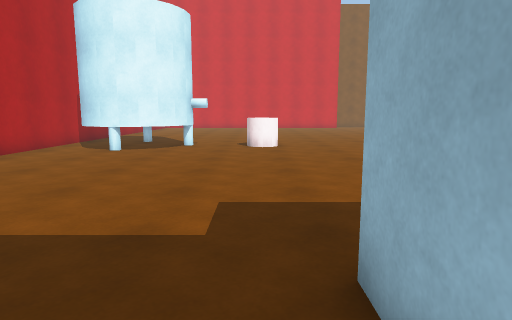
view 1 (above)

24 first-person views from a walk through a 3-D level made in the Unity game engine. The camera is 1.3 m above the floor, tilts 8° down and sees 75° across. The floor is counted in squares, 1 m on a side. Each view is taken from the middle of a square. On the plan, view 1 faces up. The plan holds only what a view shows up to about 14 squares ahead; the rest is blank. The place goes on beyond the plan. The player is left out.

view 2
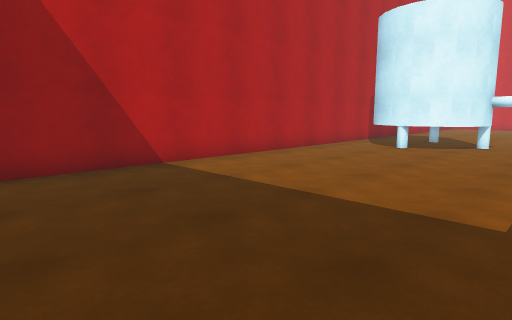

view 3
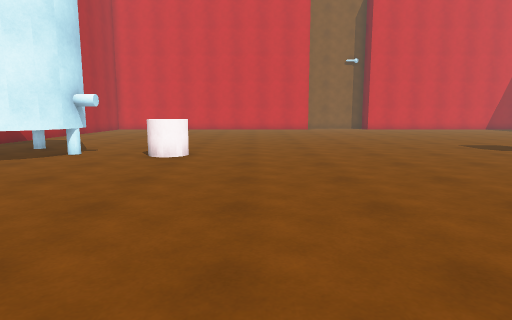

view 4
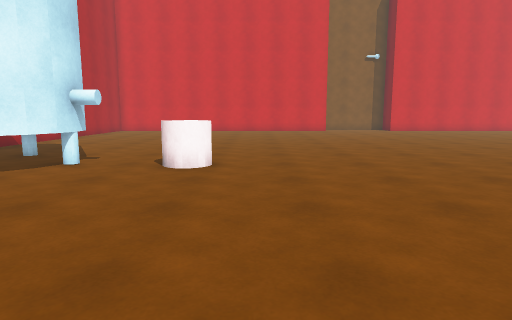

view 5
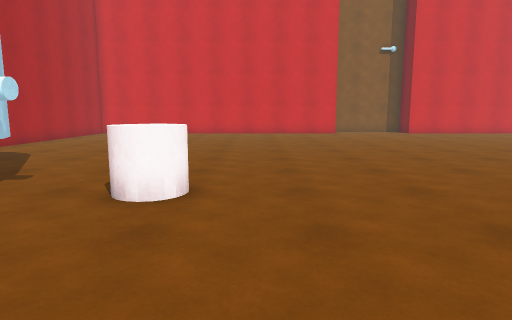

view 6
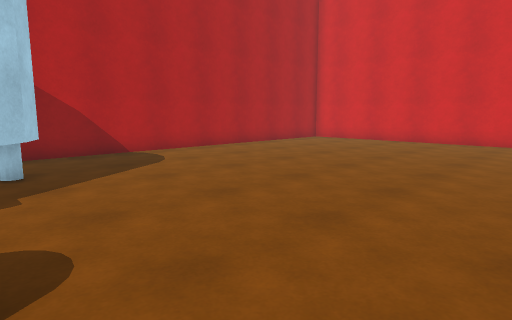

view 7
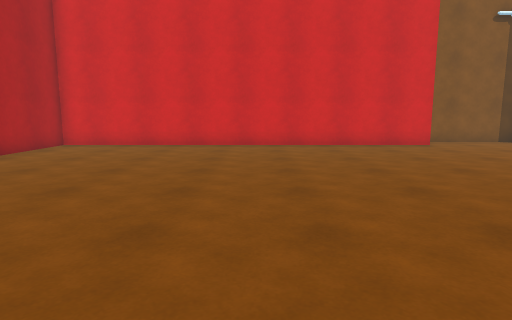

view 8
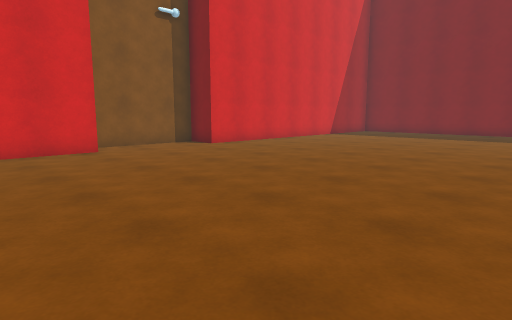

view 9
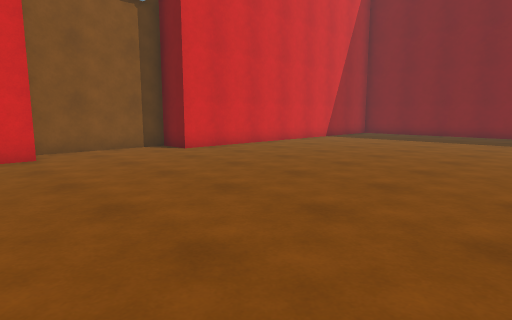

view 10
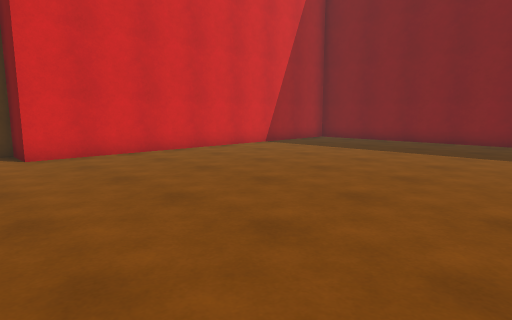

view 11
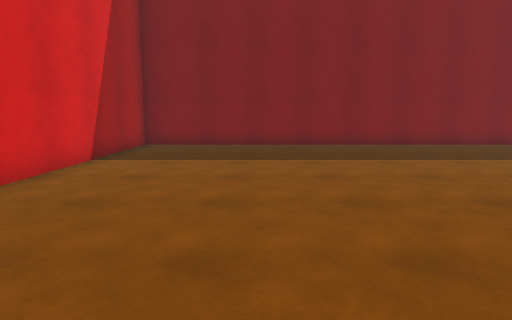

view 12
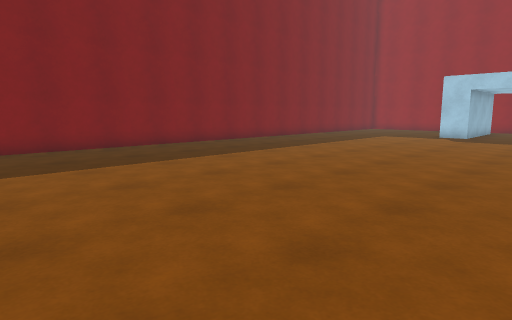

view 13
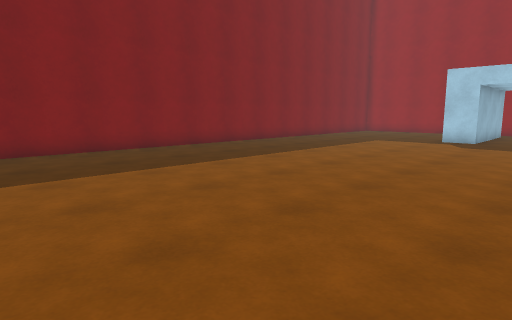

view 14
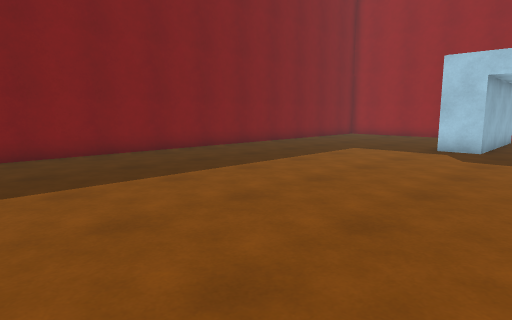

view 15
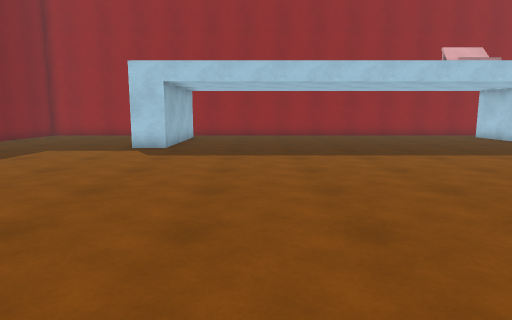

view 16
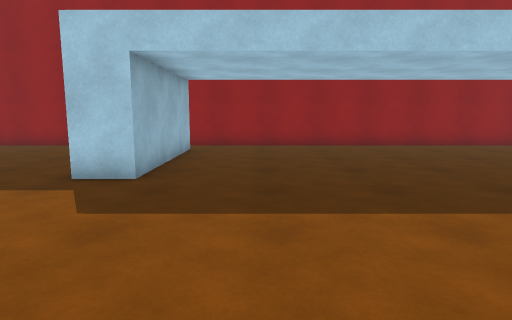

view 17
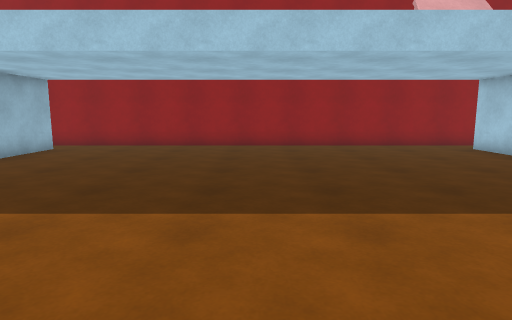

view 18
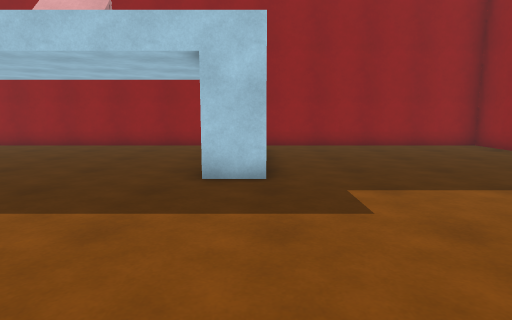

view 19
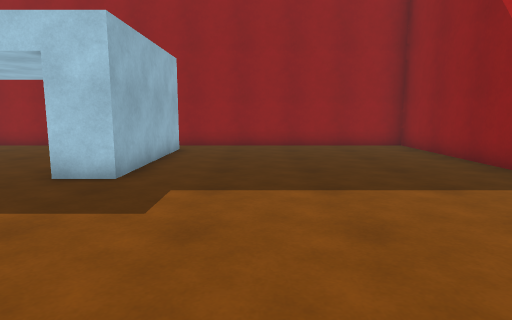

view 20
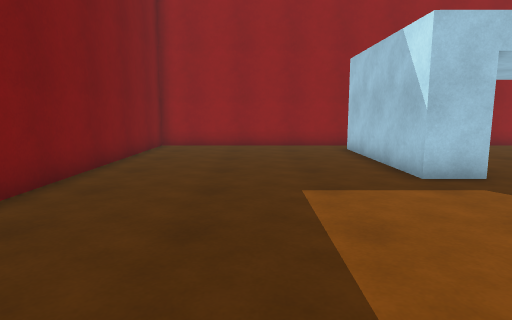

view 21
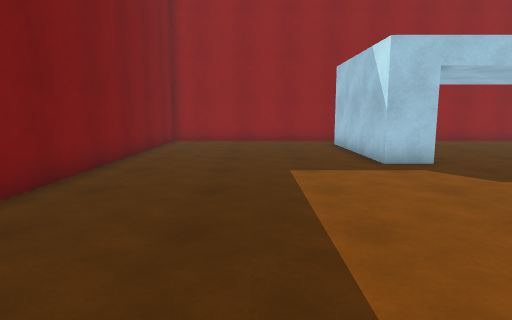

view 22
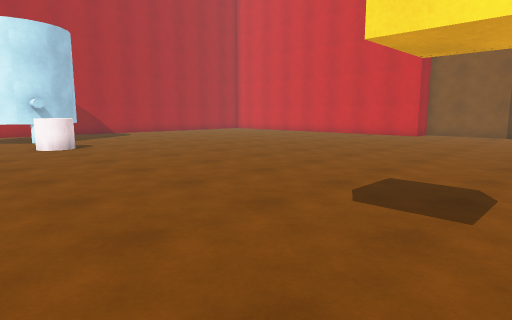

view 23
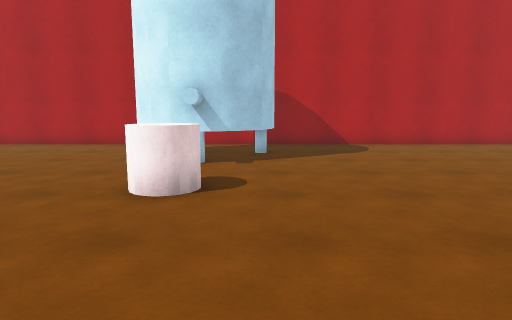

view 24
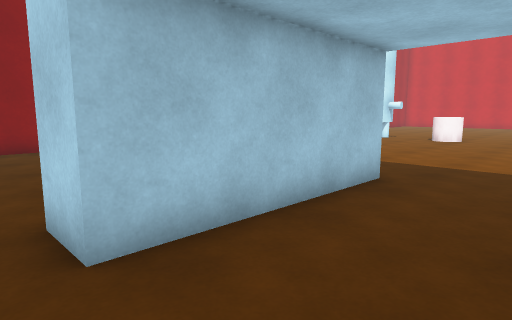

### Floor plan
Points are (right, up) in squares from view 1. A wall is a line through its corners. A room is listed if a view was taken in it or the views show most of it. See-through windows are left out.
Room 1 (views 1, 2, 3, 4, 5, 6, 7, 8, 9, 10, 11, 12, 13, 14, 15, 16, 17, 18, 19, 20, 21, 22, 23, 24)
walls: (-2.7, 12.6) (-2.9, 12.2) (-3.4, 11.8) (-4, 11.5) (-4.6, 11.4) (-5.3, 11.5) (-5.9, 11.8) (-6.4, 12.2); (2.1, 2.5) (2.1, -3.1) (0.8, -3.1) (0.8, 2.5) (2.1, 2.5); (-4.4, 15.6) (-4, 15.5) (-3.4, 15.2) (-2.9, 14.7) (-2.6, 14.1) (-2.5, 13.5); (7.2, 29.7) (-7.9, 29.7) (-7.9, -4.5) (25.8, -4.5) (25.8, 29.7) (11.9, 29.7) (11.9, 31.1) (7.4, 31.1); (17.4, -3.1) (17.4, 2.5) (18.7, 2.5) (18.7, -3.1)
objects: cylinder (-5, 15); cylinder (-3, 13); pipe (-2, 13) to (-2, 14); cylinder (0, 13) to (0, 14)

Where each view was taken, in squares from view 1:
view 1: 0 up, 0 right, facing up
view 2: 1 down, 0 right, facing up-left
view 3: 3 up, 3 right, facing up
view 4: 5 up, 2 right, facing up
view 5: 8 up, 2 right, facing up
view 6: 14 up, 3 right, facing up-left
view 7: 16 up, 0 right, facing up
view 8: 18 up, 3 right, facing up-right
view 9: 19 up, 5 right, facing up-right
view 10: 19 up, 10 right, facing up-right
view 11: 25 up, 12 right, facing right
view 12: 22 up, 13 right, facing down-right
view 13: 19 up, 14 right, facing down-right
view 14: 15 up, 15 right, facing down-right
view 15: 15 up, 14 right, facing down
view 16: 9 up, 15 right, facing down
view 17: 9 up, 10 right, facing down
view 18: 9 up, 1 right, facing down
view 19: 9 up, 2 left, facing down
view 20: 9 up, 22 right, facing down
view 21: 11 up, 22 right, facing down
view 22: 10 up, 14 right, facing up-left
view 23: 15 up, 6 right, facing left
view 24: 4 down, 5 right, facing up-left
